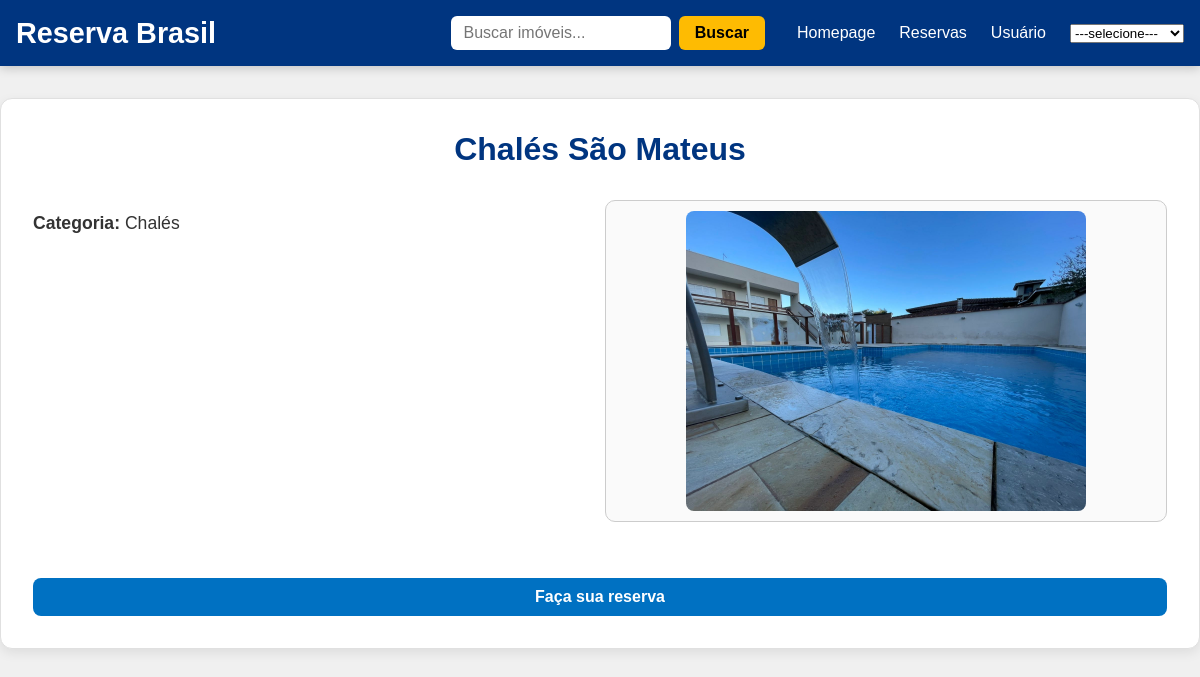
Page /property/1/ on the committed database.
### core/models.py (models this page shows, shortened)
class Property(models.Model):
    image = models.ImageField(null=True, blank=True)
    name = models.CharField(max_length=200)
    id_property = models.AutoField(primary_key=True)
    price = models.DecimalField(max_digits=10, decimal_places=2, null=True, blank=True)
    rate = models.DecimalField(max_digits=10, decimal_places=2, null=True, blank=True)
    active = models.BooleanField(default=True)
    category = models.ForeignKey(Category, null=True, blank=True, on_delete=models.SET_NULL)
    typeProperty = models.ForeignKey(Type, null=True, blank=True, on_delete=models.SET_NULL)
    description = models.TextField(max_length=800, null=True, blank=True)

class Category(models.Model):
    name = models.CharField(max_length=200)

### core/views.py (the view)
# urls.py: path('property/<int:property_id>/', propertyDetail, name='propertyDetail'),
def propertyDetail(request, property_id):
    property_obj = get_object_or_404(Property, id_property=property_id)
    return render(request, 'propertyDetail.html', {'property': property_obj})

### core/templates/propertyDetail.html (shortened to what this page needs)
{% load static %}
<!DOCTYPE html>
<html lang="pt-br">
    <head>
        <link rel="stylesheet" href="{% static 'css/propertyDetail.css' %}" />
    </head>
    <body>
        {% include 'base.html' %}
        <div class="property-detail-container">
            <h1 class="property-detail-header">{{ property.name }}</h1>
            <div class="property-detail-main">
                <div class="property-info">
                     {% if property.category %}
                    <p><strong>Categoria:</strong> {{ property.category.name }}</p>
                    {% endif %}
                </div>
                {% if property.image %}
                <div class="property-image-container">
                    <img
                        class="property-image"
                        src="{{ property.image.url }}"
                        alt="{{ property.name }}"
                    />
                </div>
                {% endif %}
            </div>
            <a href="{% url 'homeReservation' %}">Faça sua reserva</a>
        </div>
    </body>
</html>

### core/static/css/propertyDetail.css (style rules this page uses)
body { margin: 0; font-family: 'Segoe UI', Tahoma, Geneva, Verdana, sans-serif; background-color: #f2f2f2; color: #333; }
.property-detail-container { max-width: 1200px; margin: 2rem auto; padding: 2rem; background-color: #ffffff; border-radius: 12px; box-shadow: 0 4px 12px rgba(0, 0, 0, 0.08); display: flex; flex-direction: column; gap: 2rem; border: 1px solid #e0e0e0; }
.property-detail-header { text-align: center; font-size: 2rem; color: #003580; }
.property-detail-main { display: flex; gap: 2rem; flex-wrap: wrap; }
.property-info { flex: 1; min-width: 280px; }
.property-info p { margin: 0.8rem 0; font-size: 1.1rem; }
.property-image-container { flex: 1; display: flex; align-items: center; justify-content: center; min-width: 280px; border-radius: 10px; border: 1px solid #ccc; padding: 10px; background-color: #fafafa; }
.property-image { width: 100%; max-width: 400px; height: auto; object-fit: contain; border-radius: 8px; }
.property-detail-container a { display: flex; align-items: center; justify-content: center; margin-top: 1.5rem; padding: 10px 20px; background-color: #0071c2; color: white; text-decoration: none; border-radius: 8px; font-weight: bold; transition: background-color 0.3s; text-align: center; }

### core/static/css/base.css (style rules this page uses)
* { margin: 0; padding: 0; box-sizing: border-box; }
html, body { width: 100%; font-family: Arial, sans-serif; background-color: #f0f0f0; }

### rows in the picture
Property: name "Chalés São Mateus", category.name "Chalés", image (picture)
